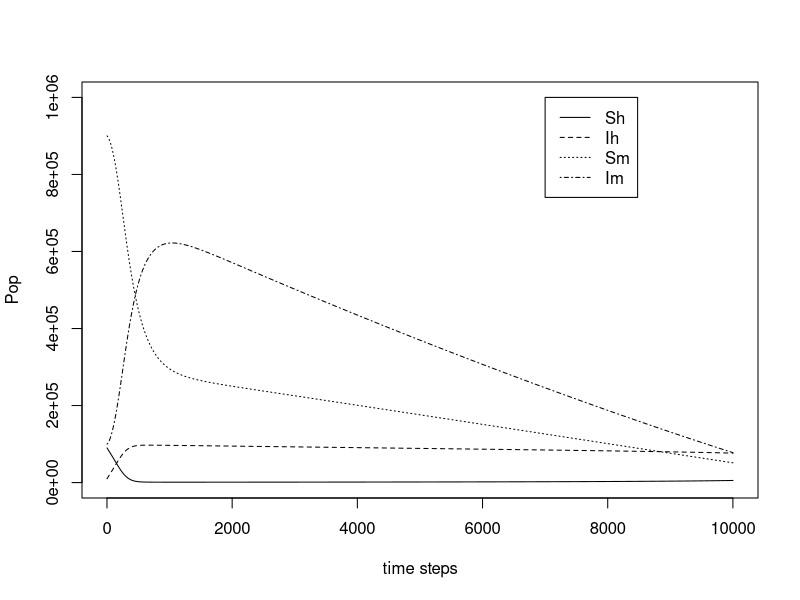

Here is the R script that generated this plot:
mu = c(.015,12)
beta = 0.0003
kappa = c(1/5, 10)
v = 2

time = 1
dt = 0.0001

Sh = 90000
Ih = 10000
Sm = 900000
Im = 100000

Shvec = Sh
Ihvec = Ih
Smvec = Sm
Imvec = Im


for (i in 1:time){
  for (i in 1:(1/dt)){
    Nh = Sh+Ih
    Nm = Sm+Im
    Sh = Sh + mu[1]*Nh*dt + v*Ih*dt - beta*Im*Sh*dt - mu[1]*Sh*dt
    Ih = Ih + beta*Im*Sh*dt - v*Ih*dt- kappa[1]*Ih*dt - mu[1]*Ih*dt
    Sm = Sm + mu[2]*Nm*dt - beta*Ih*Sm*dt - mu[2]*Sm*dt
    Im = Im + beta*Ih*Sm*dt - kappa[2]*Ih*dt - mu[2]*Im*dt
    Shvec = c(Shvec,Sh)
    Ihvec = c(Ihvec,Ih)
    Smvec = c(Smvec,Sm)
    Imvec = c(Imvec,Im)
  }
}

plot(Shvec,lty=1,type="l",xlab="time steps",ylab="Pop",ylim=c(0,1000000))
lines(Ihvec,lty=2)
lines(Smvec,lty=3)
lines(Imvec,lty=4)
legend(7000,1000000,c("Sh","Ih","Sm","Im"),lty=c(1,2,3,4)) 
